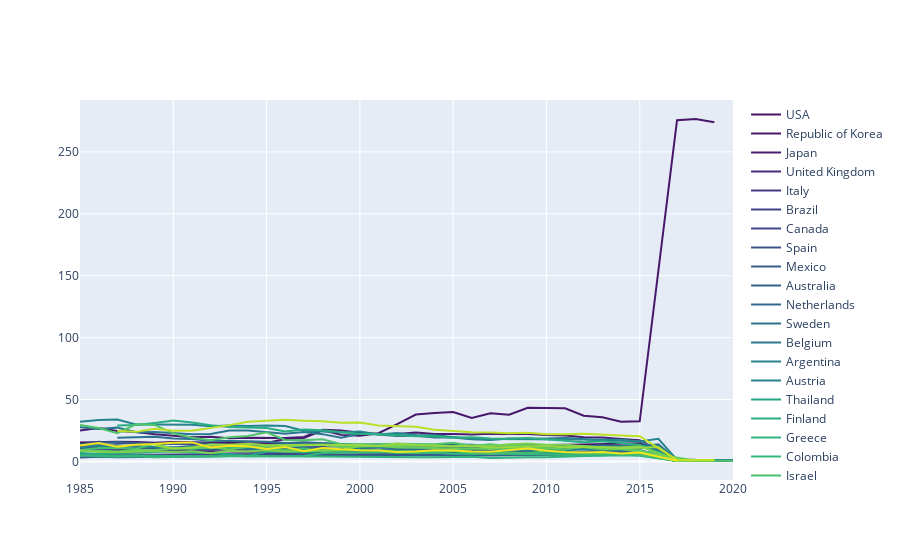

Here is the notebook cell this chart was saved with:
### Code cell
pal = list(sns.color_palette(palette='viridis', n_colors=len(top_countries)).as_hex())

fig = go.Figure()
for d,p in zip(top_countries, pal):
    if len(df_gb_c_y.loc[d].index) > 30:
        fig.add_trace(go.Scatter(x = df_gb_c_y.loc[d].index,
                             y = df_gb_c_y.loc[d]['suicides/100k pop'],
                             name = d,
                             line_color = p, 
                             fill=None))

fig.show()
